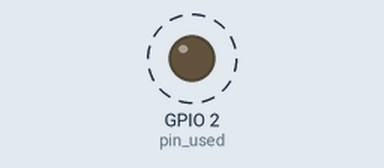
Bench run of a sketch on a simulated ESP32. Shown: output pins drawn as LEDs (lit = HIGH). Dashed ring = blinking. What the sketch prints to the serial monitor is not drawn.

Above: at 0.5 s.
Timing chart, 0 to 4.6 s (numbered marks = the images above):
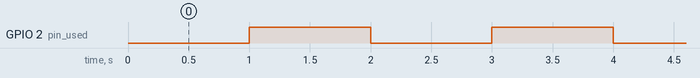

The sketch:

4-1-3-1.ino
```cpp
#include "soc/gpio_struct.h"
#include "driver/gpio.h"

# define pin_used 2

void setup () {
    Serial.begin(115200);
    Serial.println("Hello, ESP32!");
    pinMode(pin_used, OUTPUT);
    setCpuFrequencyMhz(240);

}

void loop () {
    // create a square wave on pin 22
    delay(1000);
    GPIO.out_w1ts = (1 << pin_used);
    delay(1000);
    GPIO.out_w1tc = (1 << pin_used);

}
```

Measured:
- by itself, GPIO 2 (pin_used): alternates HIGH for 1.0 s and LOW for 1.0 s
